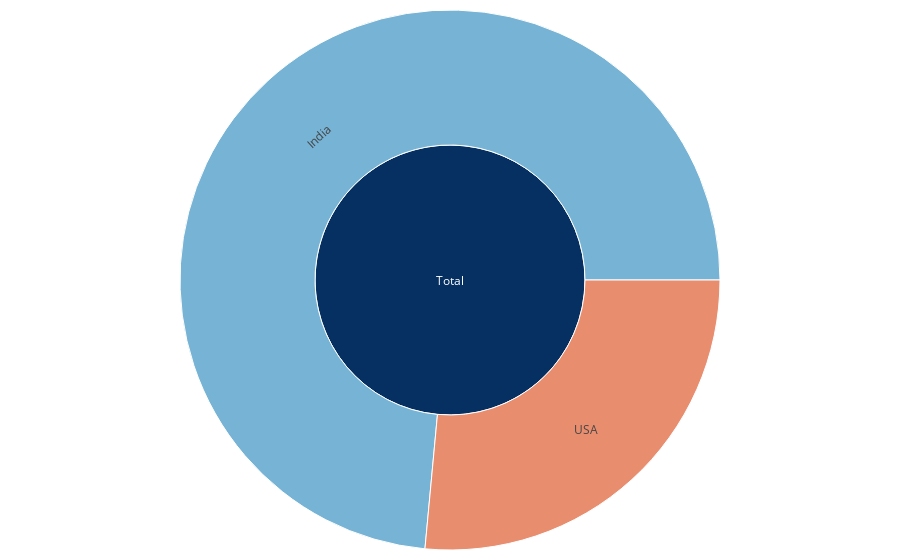

The cell this chart's notebook holds for it:
### Markdown cell above
### (2) Graph Objects

### Code cell
import plotly.graph_objects as go

figure = go.Figure()
figure.add_trace(go.Sunburst(
        labels=df_sum['id'],
        parents=df_sum['parent'],
        values=df_sum['value'],
        branchvalues='total',
        marker=dict(colorscale='Rdbu'),
        hovertemplate='<b> Country : %{label} </b> <br> Count : %{value} <extra>Population</extra>',
        maxdepth=2)
    )
figure.update_layout(margin=dict(t=10, b=10, r=10, l=10))
figure.show() 
# HTML(figure.to_html(include_plotlyjs='cdn'))

### Figure 1 — Plotly figure (JSON) as saved in the notebook; plotly's stock layout.template omitted (floating-point values rounded to 4 significant figures)
{"data": [{"branchvalues": "total", "hovertemplate": "<b> Country : %{label} </b> <br> Count : %{value} <extra>Population</extra>", "labels": ["A1", "B2", "C2", "D1", "E2", "F1", "G2", "H1", "I2", "J1", "K2", "L3", "M1", "N1", "O2", "P1", "Q1", "R1", "S1", "INAS", "INCG", "INCQ", "INGD", "INMP", "INSA", "INSD", "INSR", "USHF", "USNY", "USSF", "USXO", "India", "USA", "Total"], "marker": {"colorscale": [[0, "rgb(103,0,31)"], [0.1, "rgb(178,24,43)"], [0.2, "rgb(214,96,77)"], [0.3, "rgb(244,165,130)"], [0.4, "rgb(253,219,199)"], [0.5, "rgb(247,247,247)"], [0.6, "rgb(209,229,240)"], [0.7, "rgb(146,197,222)"], [0.8, "rgb(67,147,195)"], [0.9, "rgb(33,102,172)"], [1, "rgb(5,48,97)"]]}, "maxdepth": 2, "parents": ["INMP", "INCG", "USNY", "INSD", "INGD", "USSF", "INSA", "INAS", "USHF", "INSR", "INCQ", "USSF", "INCG", "USNY", "USNY", "INSD", "USXO", "USXO", "INGD", "India", "India", "India", "India", "India", "India", "India", "India", "USA", "USA", "USA", "USA", "Total", "Total", ""], "type": "sunburst", "values": [512, 12201, 812, 9104, 132, 82, 5121, 1232, 8841, 11, 1236, 1200, 9021, 821, 128, 20, 4120, 60, 6012, 1232, 21222, 1236, 6144, 512, 5121, 9124, 11, 8841, 1761, 1282, 4180, 44602, 16064, 60666]}], "layout": {"autosize": true, "margin": {"b": 10, "l": 10, "r": 10, "t": 10}}}
